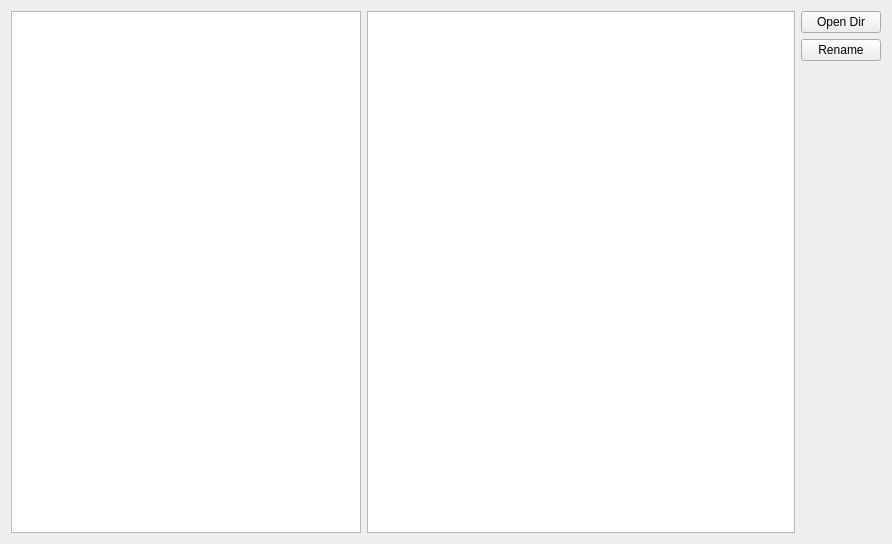
<?xml version="1.0" encoding="UTF-8"?>
<ui version="4.0">
 <class>MainWindow</class>
 <widget class="QMainWindow" name="MainWindow">
  <property name="geometry">
   <rect>
    <x>0</x>
    <y>0</y>
    <width>892</width>
    <height>544</height>
   </rect>
  </property>
  <property name="windowTitle">
   <string>MainWindow</string>
  </property>
  <widget class="QWidget" name="centralWidget">
   <layout class="QHBoxLayout" name="horizontalLayout">
    <item>
     <widget class="QListWidget" name="listWidget">
      <property name="sizePolicy">
       <sizepolicy hsizetype="Fixed" vsizetype="Expanding">
        <horstretch>0</horstretch>
        <verstretch>0</verstretch>
       </sizepolicy>
      </property>
      <property name="minimumSize">
       <size>
        <width>350</width>
        <height>0</height>
       </size>
      </property>
     </widget>
    </item>
    <item>
     <widget class="QTextEdit" name="textEdit"/>
    </item>
    <item>
     <layout class="QVBoxLayout" name="verticalLayout_2">
      <item>
       <widget class="QPushButton" name="butOD">
        <property name="text">
         <string>Open Dir</string>
        </property>
       </widget>
      </item>
      <item>
       <widget class="QPushButton" name="butRename">
        <property name="text">
         <string>Rename</string>
        </property>
       </widget>
      </item>
      <item>
       <spacer name="verticalSpacer">
        <property name="orientation">
         <enum>Qt::Vertical</enum>
        </property>
        <property name="sizeHint" stdset="0">
         <size>
          <width>20</width>
          <height>40</height>
         </size>
        </property>
       </spacer>
      </item>
     </layout>
    </item>
   </layout>
  </widget>
 </widget>
 <layoutdefault spacing="6" margin="11"/>
 <resources/>
 <connections/>
</ui>
